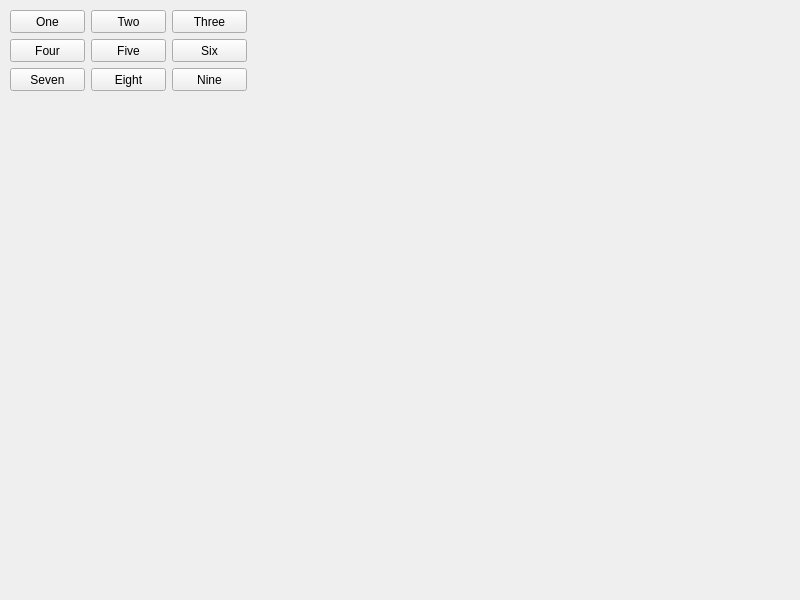
<?xml version="1.0" encoding="UTF-8"?>
<ui version="4.0">
 <class>Widget</class>
 <widget class="QWidget" name="Widget">
  <property name="geometry">
   <rect>
    <x>0</x>
    <y>0</y>
    <width>800</width>
    <height>600</height>
   </rect>
  </property>
  <property name="windowTitle">
   <string>Widget</string>
  </property>
  <widget class="QPushButton" name="oneButton">
   <property name="geometry">
    <rect>
     <x>10</x>
     <y>10</y>
     <width>75</width>
     <height>23</height>
    </rect>
   </property>
   <property name="text">
    <string>One</string>
   </property>
  </widget>
  <widget class="QPushButton" name="twoButton">
   <property name="geometry">
    <rect>
     <x>91</x>
     <y>10</y>
     <width>75</width>
     <height>23</height>
    </rect>
   </property>
   <property name="text">
    <string>Two</string>
   </property>
  </widget>
  <widget class="QPushButton" name="threeButton">
   <property name="geometry">
    <rect>
     <x>172</x>
     <y>10</y>
     <width>75</width>
     <height>23</height>
    </rect>
   </property>
   <property name="text">
    <string>Three</string>
   </property>
  </widget>
  <widget class="QPushButton" name="fourButton">
   <property name="geometry">
    <rect>
     <x>10</x>
     <y>39</y>
     <width>75</width>
     <height>23</height>
    </rect>
   </property>
   <property name="text">
    <string>Four</string>
   </property>
  </widget>
  <widget class="QPushButton" name="fiveButton">
   <property name="geometry">
    <rect>
     <x>91</x>
     <y>39</y>
     <width>75</width>
     <height>23</height>
    </rect>
   </property>
   <property name="text">
    <string>Five</string>
   </property>
  </widget>
  <widget class="QPushButton" name="sixButton">
   <property name="geometry">
    <rect>
     <x>172</x>
     <y>39</y>
     <width>75</width>
     <height>23</height>
    </rect>
   </property>
   <property name="text">
    <string>Six</string>
   </property>
  </widget>
  <widget class="QPushButton" name="sevenButton">
   <property name="geometry">
    <rect>
     <x>10</x>
     <y>68</y>
     <width>75</width>
     <height>23</height>
    </rect>
   </property>
   <property name="text">
    <string>Seven</string>
   </property>
  </widget>
  <widget class="QPushButton" name="eightButton">
   <property name="geometry">
    <rect>
     <x>91</x>
     <y>68</y>
     <width>75</width>
     <height>23</height>
    </rect>
   </property>
   <property name="text">
    <string>Eight</string>
   </property>
  </widget>
  <widget class="QPushButton" name="nineButton">
   <property name="geometry">
    <rect>
     <x>172</x>
     <y>68</y>
     <width>75</width>
     <height>23</height>
    </rect>
   </property>
   <property name="text">
    <string>Nine</string>
   </property>
  </widget>
 </widget>
 <resources/>
 <connections/>
</ui>
